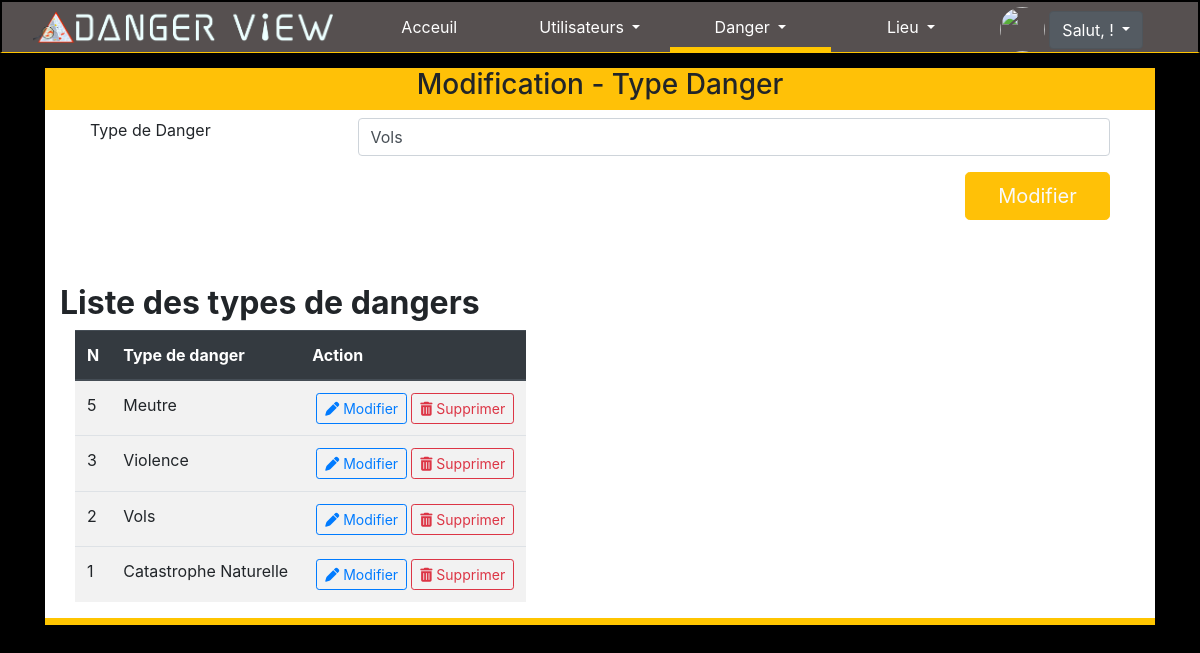
/ajout-tdanger.php?id=2&operation=modification, run on the app's committed database.
### tables this page shows
CREATE TABLE `typedanger` (
  `idTypeDanger` int(11) NOT NULL,
  `typeDanger` varchar(50) NOT NULL,
  `idUtilisateur` int(11) NOT NULL,
  `dernieremodification` datetime NOT NULL
);

### fonction/fonctionverif.php (called while the page is built, shortened)
<?php
        function checkInput($data)
        {
          $data = trim($data);
          $data = stripslashes($data);
          $data = htmlspecialchars($data);
          return $data;
        }
?>

### forms/f-type-danger.php (the view, shortened to what this page needs)
<div class="container-fluid">
        <div class="ml-auto mr-auto  block-forms" style="width:90vw;">
            <header class="row bg-warning">
                <div class="col-md-10 col-lg-10 ml-auto mr-auto">
                    <h3 class="text-center">
                    <?php
                                if (isset($_GET['operation']) && ($_GET['operation'] == 'modification') ) {
                                    echo 'Modification -  Type Danger';
                                    if(!empty($_GET['id']))
                                    {
                                        $id = checkInput($_GET['id']);
                                    }
                                    $db= Database::connect();
                                    $recupUnique = $db->query("SELECT * FROM typedanger WHERE idTypeDanger= $id");
                                    $tdanger = $recupUnique->fetch();
                                } else {
                                    echo 'Enregistrement -  Type Danger';
                                }
                            ?>
                    </h3>
                </div>
            </header>
            <section class="row bg-dger-white bd-dger-white">
                <div class="monformulaire container-fluid">
                <form action="<?php
                                if (isset($_GET['operation']) && ($_GET['operation'] == 'modification') ) {
                                    echo 'traitement/update-tdanger.php?id='.$id ;
                                } else {
                                    echo 'traitement/add-tdanger.php';
                                }
                            ?>" method="POST" enctype="multipart/form-data" class="container-fluid">
                        <div class="form-group row mt-2">
                            <label for="tdanger" class="col-lg-3 col-md-2 ">Type de Danger</label>
                            <div class="col-lg col-md col-sm">
                                <input type="text" name="tdanger" id="" class="form-control <?php echo $_SESSION['echec']; $_SESSION['echec']="";  ?>" <?php  if (@$_GET['operation'] == 'modification') {
                                    echo 'value="' .$tdanger['typeDanger'].'"';
                                } ?> required>
                            </div>
                        </div>
                        <div class="row">
                            <div class="form-group col-md-2 ml-auto">
                                <button type="submit" class="btn btn-warning btn-lg col-md mr-auto text-light"><?php
                                if (isset($_GET['operation'])) {
                                    echo 'Modifier';
                                } else {
                                    echo 'Ajouter';
                                }
                            ?></button>
                            </div>
                        </div>
                </form>
                </div>
                <section class="mt-5 container-fluid">
                    <h2 class="mb-2"><strong>Liste des types de dangers  </strong></h2>
                    <table class="table table-striped container-fluid content-justify-center table-responsive w-100">
                        <thead class="thead-dark">
                            <tr>
                                <th>N</th>
                                <th>Type de danger</th>
                                <th>Action</th>
                            </tr>
                        </thead>
                        <tbody>
                            <?php
                                $db= Database::connect();
                                $recuptDanger = $db->query('SELECT * FROM  typedanger ORDER BY idTypeDanger DESC');
                                while($tDanger = $recuptDanger-> fetch())
                                {
                                    echo '<tr>
                                    <td>';
                                    echo $tDanger['idTypeDanger'];
                                    echo '</td>
                                    <td>';
                                    echo $tDanger['typeDanger'];
                                    echo '</td><td>';
                                    echo '<a class="btn btn-outline-primary btn-sm ml-1" href="ajout-tdanger.php?id='.$tDanger['idTypeDanger'].'&operation=modification"><i class="fas fa-pen" aria-hidden="true"></i> Modifier</a>';
                                    echo '<a class="btn btn-outline-danger btn-sm ml-1 text-danger" data-toggle="modal" data-target="#exampleModalCenter'.$tDanger['idTypeDanger'].'"><i class="fa fa-trash" aria-hidden="true"></i> Supprimer</a>';
                                    echo '</td>
                                    <tr>';
                                    echo  '<div class="modal fade" id="exampleModalCenter'.$tDanger['idTypeDanger'].'" tabindex="-1" role="dialog" aria-labelledby="exampleModalCenterTitle" aria-hidden="true">
                                    <div class="modal-dialog modal-dialog-centered" role="document">
                                        <div class="modal-content">
                                        <div class="modal-header">
                                            <h5 class="modal-title" id="exampleModalLongTitle">Supprimer un utilisateur</h5>
                                            <button type="button" class="close" data-dismiss="modal" aria-label="Close">
                                            <span aria-hidden="true">&times;</span>
                                            </button>
                                        </div>
                                        <div class="modal-body">
                                            Etes vous sur de vouloir supprimer  le type : '.$tDanger['typeDanger'].'?
                                        </div>
                                        <div class="modal-footer">
                                            <form class="form" action="delete.php" role="form" method="post">
                                                <input type="hidden" name="id" value="'.$tDanger['typeDanger'].'"/>
                                                <button type="button" class="btn btn-outline-dark" data-dismiss="modal">Annuler</button>
                                                <a href="traitement/delete-tdanger.php?id='.$tDanger['idTypeDanger'].'" class="btn btn-danger">Supprimer</a>
                                            </form>
                                        </div>
                                    </div>
                                    </div>';
                                }
                            ?>
                        </tbody>
                    </table>
                </section>
            </section>
        </div>
</div>

### style/style-admin.css (style rules this page uses)
.corp { background-color: #000; }
.bd-dger-white { border-bottom: 7px solid #ffc500 !important; }
.bg-dger-white { background-color: #fff !important; }
.block-forms { margin-top: 15px !important; }
.monformulaire { margin: 0 15px !important; }
label { margin-right: 5px !important; }

### data on the page
typedanger: tdanger "Vols", idTypeDanger "2", typeDanger "Vols"
typedanger: idTypeDanger "5", typeDanger "Meutre"
typedanger: idTypeDanger "3", typeDanger "Violence"
typedanger: idTypeDanger "1", typeDanger "Catastrophe Naturelle"
